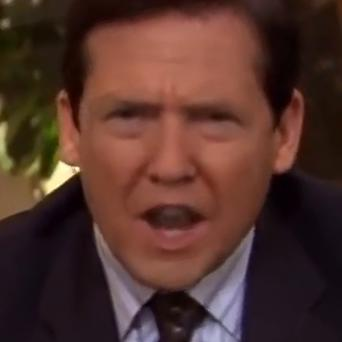
#> input picture server/tests/fixtures/mesonet_smoke_test/df/df00204.jpg, 342 x 342 px
$ python -i face_detector.py   (imports and definitions only)
#> lines starting #> are read from the running program, lines starting #| are printed output that depends on the picture
#> further down, picture is the input picture: shape (342, 342, 3); mean B, G, R 44.3, 51.5, 82.8
"""
Face detection and cropping using OpenCV's Haar Cascade classifier.

Kept deliberately separate from any deepfake-classification logic (which
comes in Phase 2) — this module's only job is "find faces in an image and
crop them out." That separation is what lets video frame-sampling be added
later (Phase 2 / v2) without touching this file: a video pipeline just calls
detect_faces()/crop_faces() once per extracted frame.
"""

import cv2
import numpy as np

# Haar Cascade is a classical (pre-deep-learning) face detector: it scans
# the image at multiple scales looking for patterns of light/dark regions
# that resemble a face (eyes are darker than cheeks, the nose bridge is
# lighter than its sides, etc.). It's fast and needs no GPU, but it's known
# to struggle with rotated, angled, or partially-occluded faces — a real,
# documented limitation, tested explicitly below rather than glossed over.
_face_cascade = cv2.CascadeClassifier(
    cv2.data.haarcascades + "haarcascade_frontalface_default.xml"
)

# Second-stage verification: a real, confirmed failure mode of the frontal-
# face cascade alone is firing on repetitive textured surfaces (e.g. a
# patterned fabric print) whose light/dark contrast blobs coincidentally
# resemble face-like Haar features at a given scale — found via a genuine
# production report (a photo where 4 of 5 "faces" detected were actually a
# floral print on clothing). Requiring at least one detectable eye inside a
# candidate face region is a standard, well-established two-stage
# verification technique: a textured surface has no eye-like features for
# this second, more specific cascade to find, while an actual face
# (including small/harder ones) reliably does.
_eye_cascade = cv2.CascadeClassifier(cv2.data.haarcascades + "haarcascade_eye.xml")

BoundingBox = tuple[int, int, int, int]  # (x, y, width, height)


def _looks_like_a_face(gray_crop: np.ndarray) -> bool:
    """True if at least one eye is detected inside this candidate region."""
    eyes = _eye_cascade.detectMultiScale(gray_crop, scaleFactor=1.1, minNeighbors=3)
    return len(eyes) >= 1


def detect_faces(image: np.ndarray) -> list[BoundingBox]:
    """
    Detects faces in a BGR image (as loaded by cv2.imread).
    Returns one (x, y, w, h) bounding box per detected face — candidates
    from the frontal-face cascade are kept only if eye-verification (see
    _looks_like_a_face) confirms they actually contain a face, filtering
    out false positives on textured/patterned non-face regions.
    """
    gray = cv2.cvtColor(image, cv2.COLOR_BGR2GRAY)
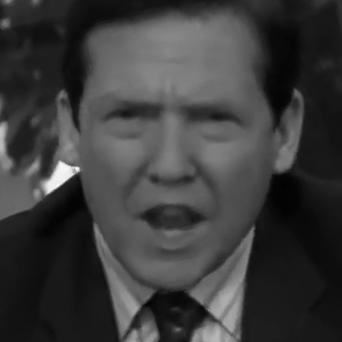
#> gray: shape (342, 342); min 2, max 249, mean 60
    candidates = _face_cascade.detectMultiScale(
        gray,
        scaleFactor=1.1,   # how much the search window shrinks at each scale step
        minNeighbors=5,    # how many overlapping detections are required to
                           # confirm a face (higher = fewer false positives)
        minSize=(30, 30),  # ignore detections smaller than 30x30 px
    )
#> candidates = [[58, 29, 234, 234]]

    verified = []
    for x, y, w, h in candidates:
        face_region = gray[y : y + h, x : x + w]
        if _looks_like_a_face(face_region):
            verified.append((int(x), int(y), int(w), int(h)))
#> this loop made 1 pass
#> (x, y, w, h, eyes in _looks_like_a_face) on pass 1: (58, 29, 234, 234, [[79, 137, 26, 26], [38, 58, 57, 57]])
#> pass 1, in detect_faces, `face_region = gray[y : y + h, x : x + w]`:
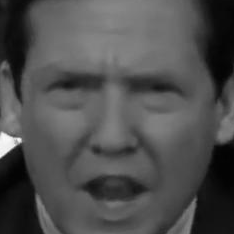
#> face_region: shape (234, 234); min 2, max 249, mean 78.8
#> after the loop, verified = [(58, 29, 234, 234)]
    return verified


def crop_faces(image: np.ndarray, boxes: list[BoundingBox]) -> list[np.ndarray]:
    """
    Given the original image and boxes from detect_faces, returns the
    cropped face regions as separate image arrays.
    """
    return [image[y : y + h, x : x + w] for (x, y, w, h) in boxes]

>>> import cv2
>>> picture = cv2.imread('tests/fixtures/mesonet_smoke_test/df/df00204.jpg')
>>> result = detect_faces(picture)
#> result = [(58, 29, 234, 234)]
